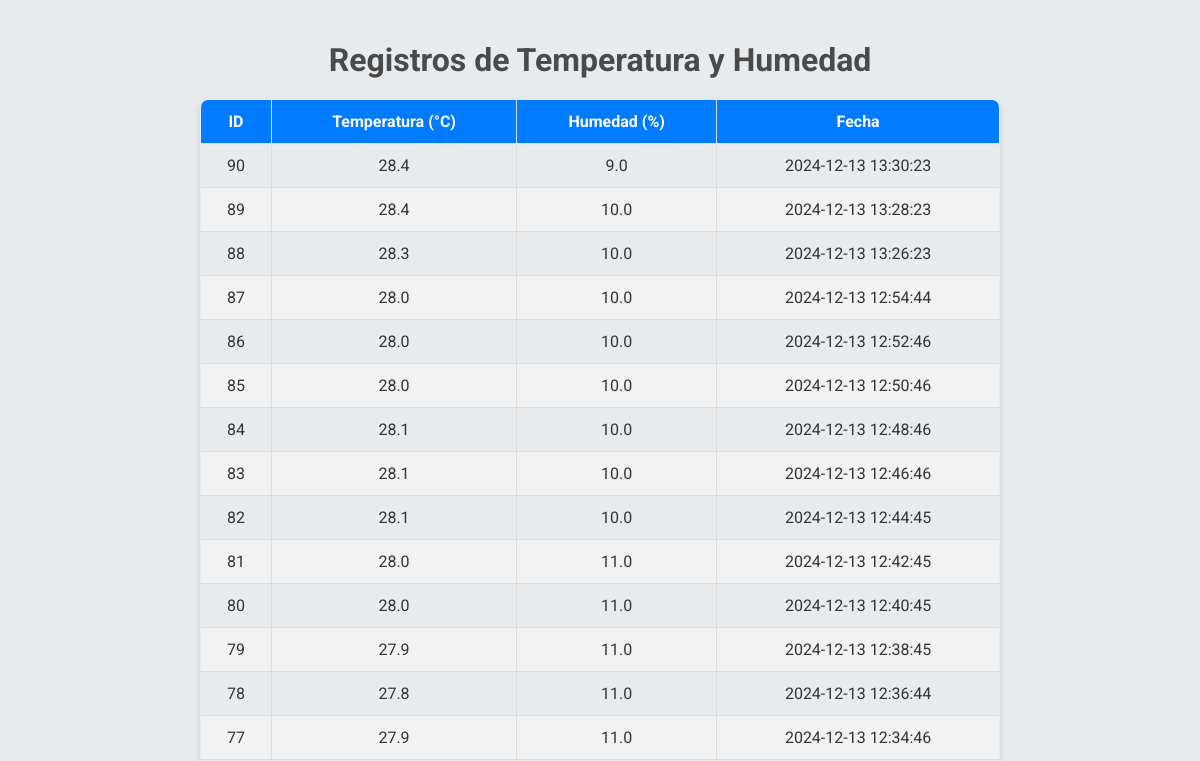
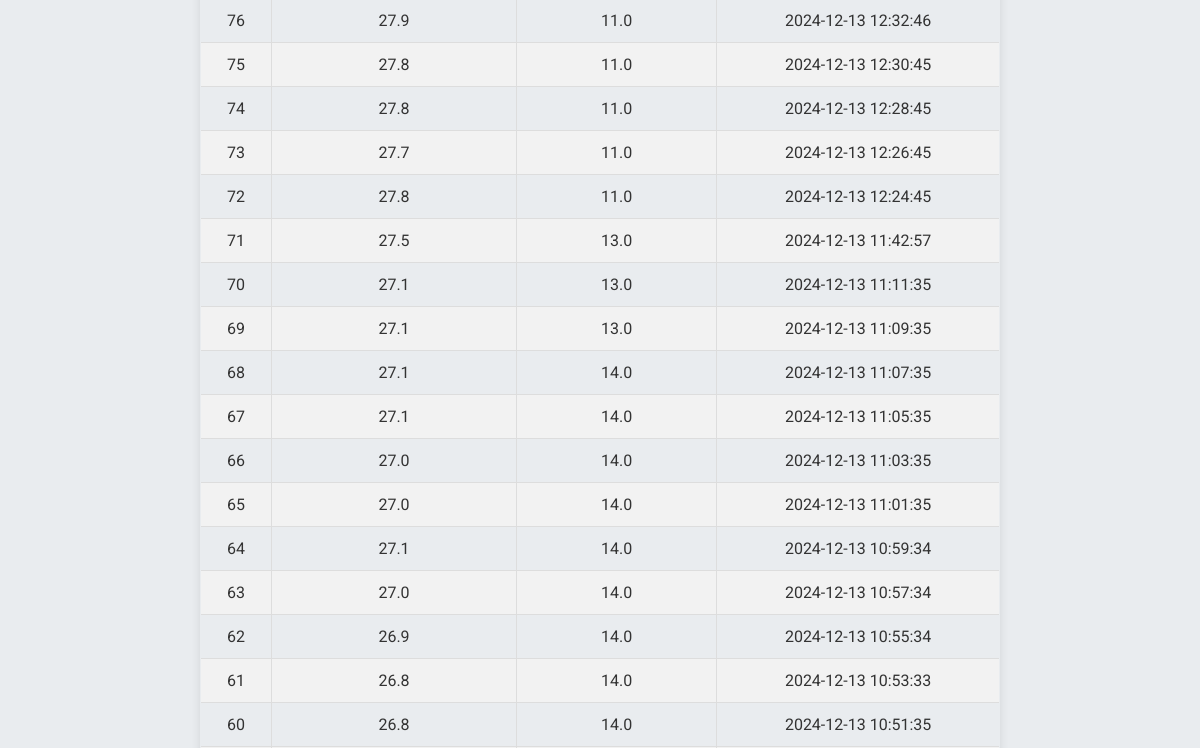
Page /Registros (upper part) on the earlier database version (2 pictures, top to bottom).
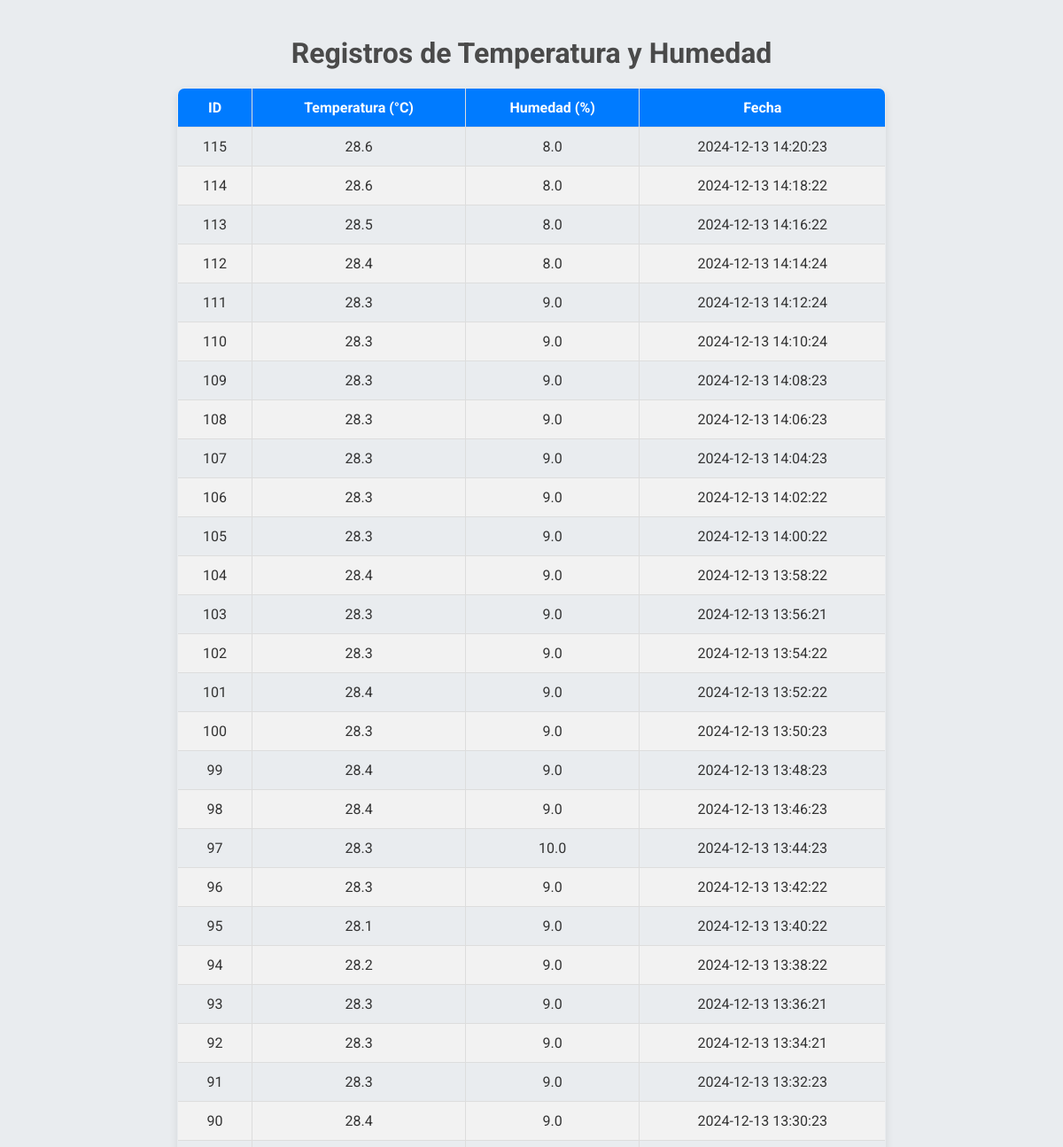
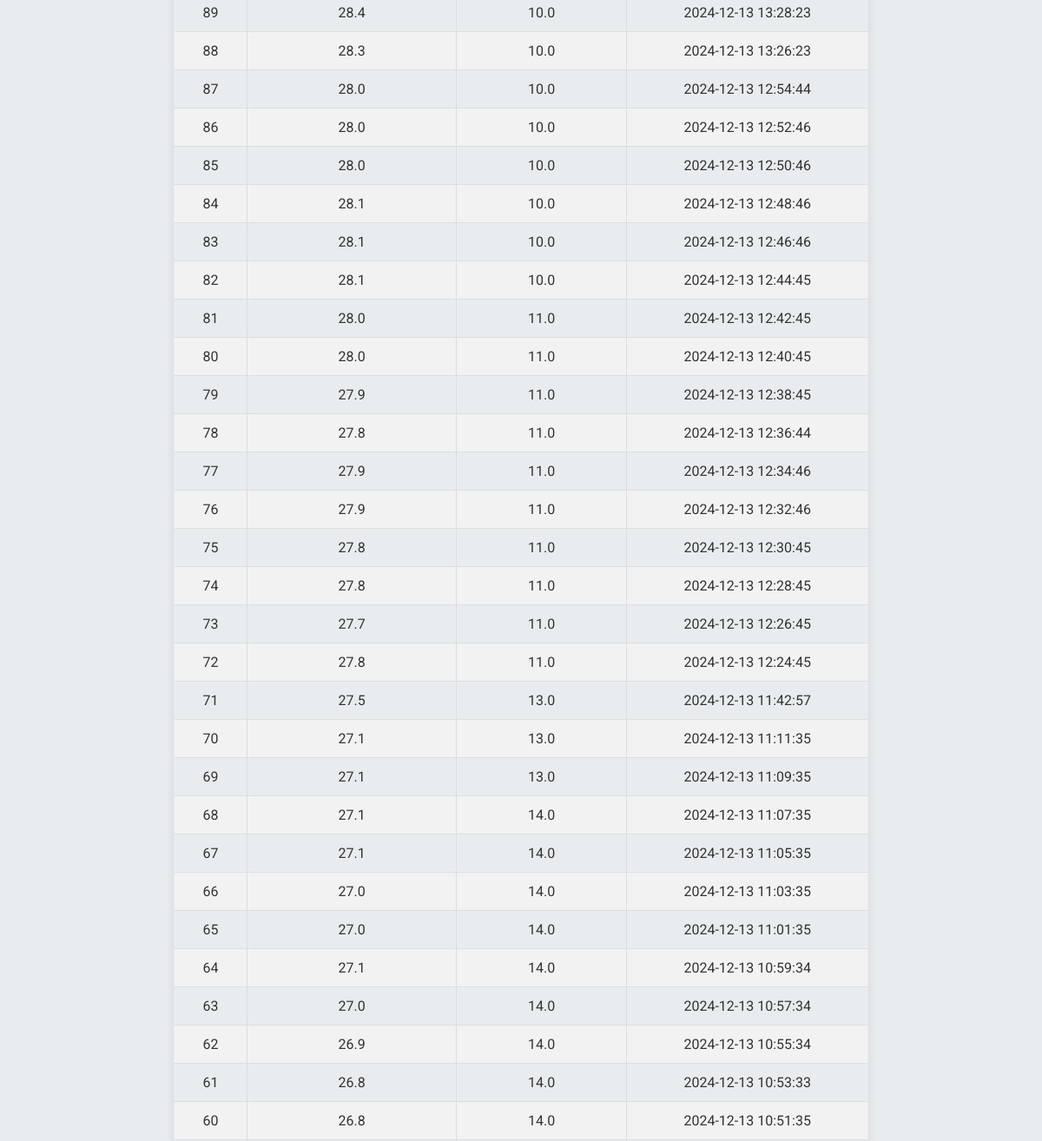
Same page on the later database version (2 pictures, top to bottom).
### tables this page shows
CREATE TABLE registros (
            id INTEGER PRIMARY KEY AUTOINCREMENT,
            temperatura REAL,
            humedad REAL,
            fecha TEXT
        );

### app.py (the view)
@app.route('/Registros')
def ver_registros():
    conn = conectar_db()
    cursor = conn.cursor()
    cursor.execute("SELECT * FROM registros ORDER BY fecha DESC")
    registros = cursor.fetchall()
    conn.close()
    return render_template('registros.html', registros=registros)

### app.py (called while the page is built)
def conectar_db():
    conn = sqlite3.connect('datos.db')
    return conn

### templates/registros.html (shortened to what this page needs)
<!DOCTYPE html>
<html lang="es">
<head>
</head>
<body>
    <h1>Registros de Temperatura y Humedad</h1>
    <table>
        <thead>
            <tr>
                <th>ID</th>
                <th>Temperatura (°C)</th>
                <th>Humedad (%)</th>
                <th>Fecha</th>
            </tr>
        </thead>
        <tbody>
            {% for registro in registros %}
            <tr>
                <td>{{ registro[0] }}</td>
                <td>{{ registro[1] }}</td>
                <td>{{ registro[2] }}</td>
                <td>{{ registro[3] }}</td>
            </tr>
            {% endfor %}
        </tbody>
    </table>
</body>
</html>

### templates/registros.html (style rules this page uses)
body { font-family: 'Roboto', sans-serif; background-color: #e9ecef; color: #333; padding: 20px; margin: 0; }
h1 { text-align: center; margin-bottom: 20px; color: #4a4a4a; }
table { width: 90%; max-width: 800px; margin: 20px auto; border-collapse: collapse; box-shadow: 0 4px 10px rgba(0, 0, 0, 0.1); border-radius: 8px; overflow: hidden; }
table, th, td { border: 1px solid #ddd; }
th, td { padding: 12px; text-align: center; }
th { background-color: #007bff; color: white; font-weight: 700; }
tr:nth-child(even) { background-color: #f2f2f2; }

Differences in the rows shown:
added registros: id "115", temperatura "28.6", humedad "8.0", fecha "2024-12-13 14:20:23"
added registros: id "114", temperatura "28.6", humedad "8.0", fecha "2024-12-13 14:18:22"
added registros: id "113", temperatura "28.5", humedad "8.0", fecha "2024-12-13 14:16:22"
added registros: id "112", temperatura "28.4", humedad "8.0", fecha "2024-12-13 14:14:24"
added registros: id "111", temperatura "28.3", humedad "9.0", fecha "2024-12-13 14:12:24"
added registros: id "110", temperatura "28.3", humedad "9.0", fecha "2024-12-13 14:10:24"
added registros: id "109", temperatura "28.3", humedad "9.0", fecha "2024-12-13 14:08:23"
added registros: id "108", temperatura "28.3", humedad "9.0", fecha "2024-12-13 14:06:23"
added registros: id "107", temperatura "28.3", humedad "9.0", fecha "2024-12-13 14:04:23"
added registros: id "106", temperatura "28.3", humedad "9.0", fecha "2024-12-13 14:02:22"
added registros: id "105", temperatura "28.3", humedad "9.0", fecha "2024-12-13 14:00:22"
added registros: id "104", temperatura "28.4", humedad "9.0", fecha "2024-12-13 13:58:22"
added registros: id "103", temperatura "28.3", humedad "9.0", fecha "2024-12-13 13:56:21"
added registros: id "102", temperatura "28.3", humedad "9.0", fecha "2024-12-13 13:54:22"
added registros: id "101", temperatura "28.4", humedad "9.0", fecha "2024-12-13 13:52:22"
added registros: id "100", temperatura "28.3", humedad "9.0", fecha "2024-12-13 13:50:23"
added registros: id "99", temperatura "28.4", humedad "9.0", fecha "2024-12-13 13:48:23"
added registros: id "98", temperatura "28.4", humedad "9.0", fecha "2024-12-13 13:46:23"
added registros: id "97", temperatura "28.3", humedad "10.0", fecha "2024-12-13 13:44:23"
added registros: id "96", temperatura "28.3", humedad "9.0", fecha "2024-12-13 13:42:22"
added registros: id "95", temperatura "28.1", humedad "9.0", fecha "2024-12-13 13:40:22"
added registros: id "94", temperatura "28.2", humedad "9.0", fecha "2024-12-13 13:38:22"
added registros: id "93", temperatura "28.3", humedad "9.0", fecha "2024-12-13 13:36:21"
added registros: id "92", temperatura "28.3", humedad "9.0", fecha "2024-12-13 13:34:21"
added registros: id "91", temperatura "28.3", humedad "9.0", fecha "2024-12-13 13:32:23"
